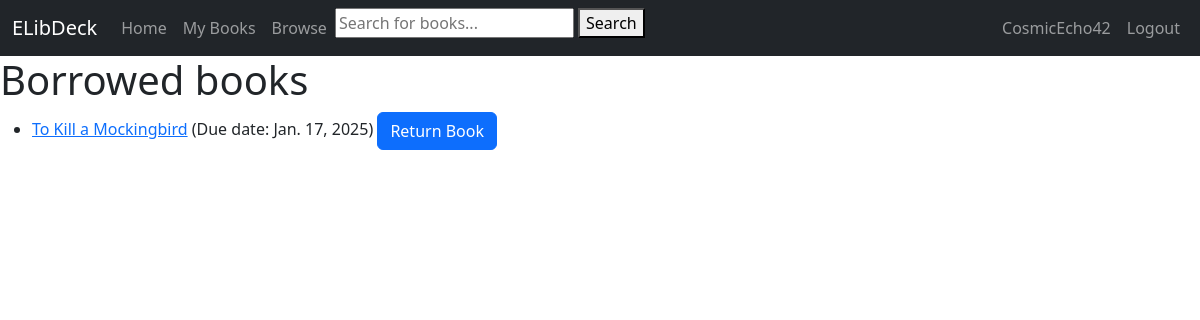
Before: /profile/books (signed in) with the older database file.
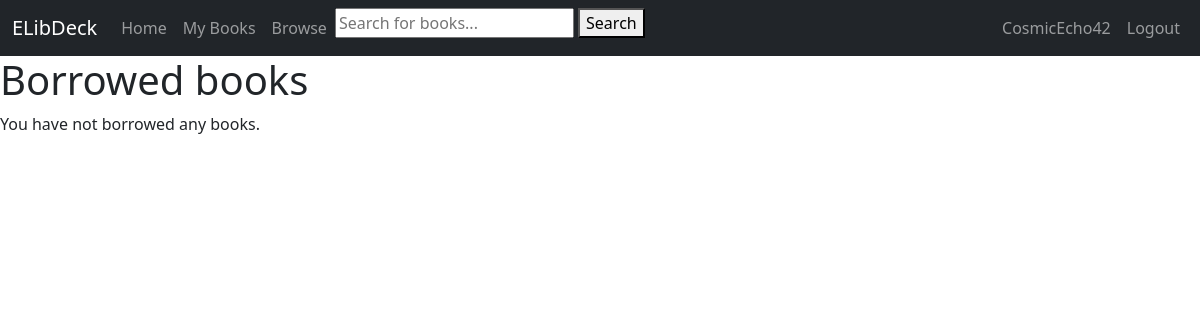
After: the same page with the newer database file.
### books_catalog/models.py (models this page shows, shortened)
class BookInstance(models.Model):
    id = models.UUIDField(primary_key=True, default=uuid.uuid4,
                          help_text="Unique ID for this particular book across whole library")
    book = models.ForeignKey('Book', on_delete=models.RESTRICT, null=True)
    imprint = models.CharField(max_length=200, blank=True, null=True)
    due_date = models.DateField(null=True, blank=True)
    borrower = models.ForeignKey(settings.AUTH_USER_MODEL, on_delete=models.SET_NULL, null=True, blank=True)
    LOAN_STATUS = (
        ('o', 'On loan'),
        ('a', 'Available'),
        ('r', 'Reserved'),
    )
    total_late_fee = models.DecimalField(max_digits=5, decimal_places=2, default=0.00)
    status = models.CharField(
        max_length=1,
        choices=LOAN_STATUS,
        blank=True,
        default='m',
        help_text='Book availability',
    )
    class Meta:
        ordering = ['due_date']
        permissions = (("can_mark_returned", "Set book as returned"),)
    @property
    def is_overdue(self):
        return bool(self.due_date and date.today() > self.due_date)

class Book(models.Model):
    title = models.CharField(max_length=255, blank=True, null=True, help_text='Title of book')
    author = models.ForeignKey('Author', on_delete=models.RESTRICT, null=True)
    summary = models.TextField(max_length=1000, help_text="Enter a brief description of the book.", blank=True,
                               null=True)
    isbn = models.CharField('ISBN', max_length=13, unique=True, help_text='13 character ISBN', blank=True, null=True)
    genre = models.ManyToManyField(Genre, help_text='Select a genre for this book.')
    cover_image = models.ImageField(upload_to='MEDIA_ROOT/covers/', blank=True, null=True)
    publication_date = models.IntegerField(blank=True, null=True, help_text='Date of publication')
    class Meta:
        ordering = ['title', '-publication_date']

### books_catalog/views.py (the view)
# urls.py: path('profile/books', views.LoanedToUserListView.as_view(), name='profile-books'),
class LoanedToUserListView(LoginRequiredMixin, generic.ListView):
    model = BookInstance
    template_name = 'books_catalog/bookinstance_borrowed_user.html'
    context_object_name = 'bookinstance_list'
    paginate_by = 10
    def get_queryset(self):
        return (
            BookInstance.objects.filter(borrower=self.request.user)
            .filter(status__exact='o')
            .order_by('due_date')
        )

### books_catalog/templates/books_catalog/bookinstance_borrowed_user.html (shortened to what this page needs)
{% extends "generic.html" %}
{% block content %}
    <h1>Borrowed books</h1>
    {% if bookinstance_list %}
        <ul>
            {% for bookinst in bookinstance_list %}
                <li class="{% if bookinst.is_overdue %}text-danger{% endif %}">
                    <a href="{% url 'books_catalog:book-detail' bookinst.book.pk %}">{{ bookinst.book.title }}</a>
                    (Due date: {{ bookinst.due_date }})
                    <a href="{% url 'books_catalog:return-book' bookinst.id %}" class="btn btn-primary">Return
                        Book</a>
                </li>
            {% endfor %}
        </ul>
    {% else %}
        <p>You have not borrowed any books.</p>
    {% endif %}
{% endblock %}

Changed rows visible on the page:
no longer on this page (row edited): BookInstance: book "To Kill a Mockingbird", due_date "Jan. 17, 2025"
Other visible differences:
text now shown: "You have not borrowed any books."
